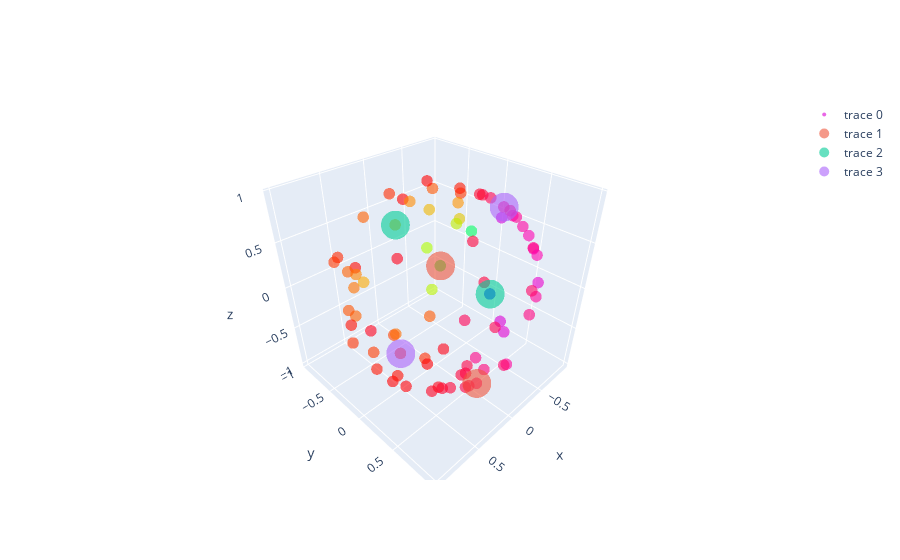

The code cell stored with this chart in its notebook:
### Code cell
fig = go.Figure(data=[go.Scatter3d(
    x=x,
    y=y,
    z=z,
    mode='markers',
    text = [str(i) for i in co_3],
    #text = [str(x) for x in d],
    marker=dict(
        size=4,
        color = np.mod(co_3,1.0),             # set color to an array/list of desired values
        colorscale='HSV',
        # choose a colorscale
        opacity=0.6
    )
)])

fig.add_trace(
    go.Scatter3d(
    x = data[np.array(L[:2], dtype=int)][:,0],
    y = data[np.array(L[:2], dtype=int)][:,1],
    z = data[np.array(L[:2], dtype=int)][:,2], mode = "markers",
      
      marker=dict(
        #c = "black",
        size=10,
        color = 0,             # set color to an array/list of desired values
        colorscale='magma',
        # choose a colorscale
        opacity=0.6
    )))


fig.add_trace(
    go.Scatter3d(
    x = data[np.array(L[2:4], dtype=int)][:,0],
    y = data[np.array(L[2:4], dtype=int)][:,1],
    z = data[np.array(L[2:4], dtype=int)][:,2], mode = "markers",
      
      marker=dict(
        #color = "black",
        size=10,
        color = 1,             # set color to an array/list of desired values
        colorscale='magma',
        # choose a colorscale
        opacity=0.6
    )))

fig.add_trace(
    go.Scatter3d(
    x = data[np.array(L[4:], dtype=int)][:,0],
    y = data[np.array(L[4:], dtype=int)][:,1],
    z = data[np.array(L[4:], dtype=int)][:,2], mode = "markers",
      
      marker=dict(
        #color = "black",
        size=10,
        color = 0.5, 
        colorscale='magma',            # set color to an array/list of desired values
        #colorscale='black',
        # choose a colorscale
        opacity=0.6
    )))


fig.show()
